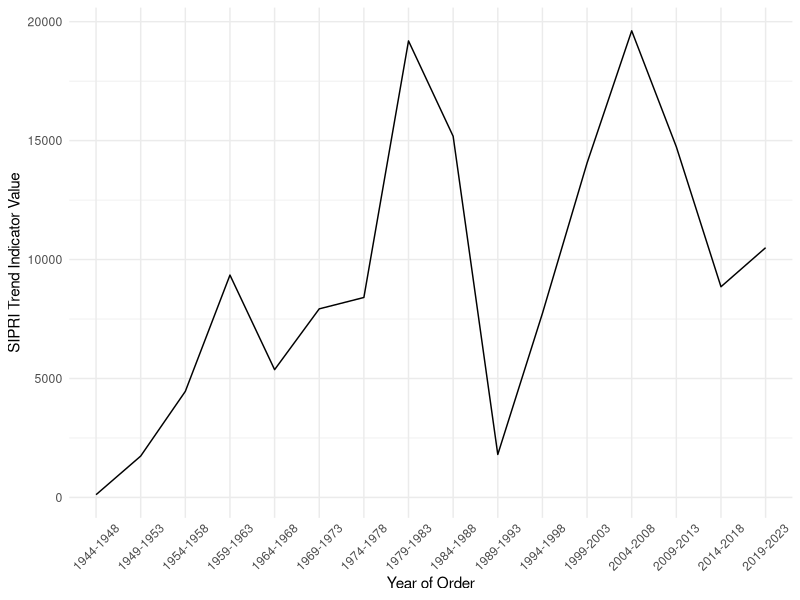
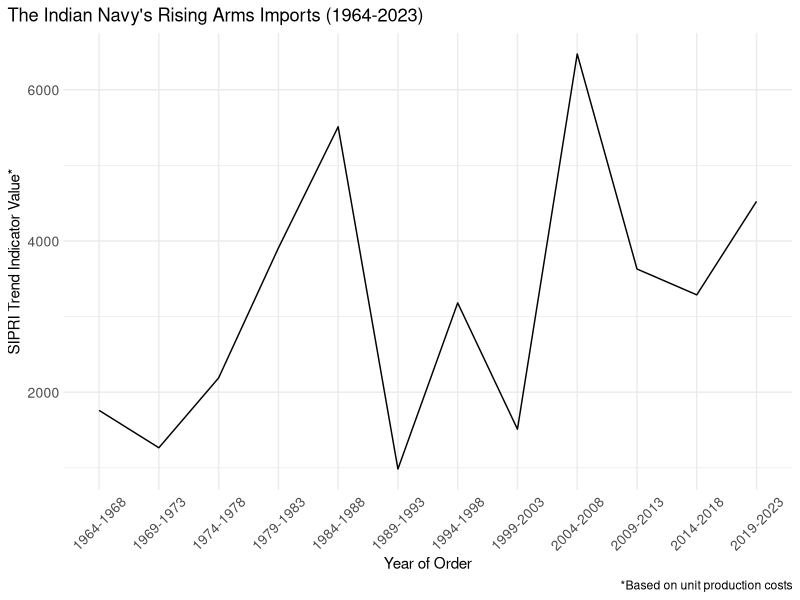
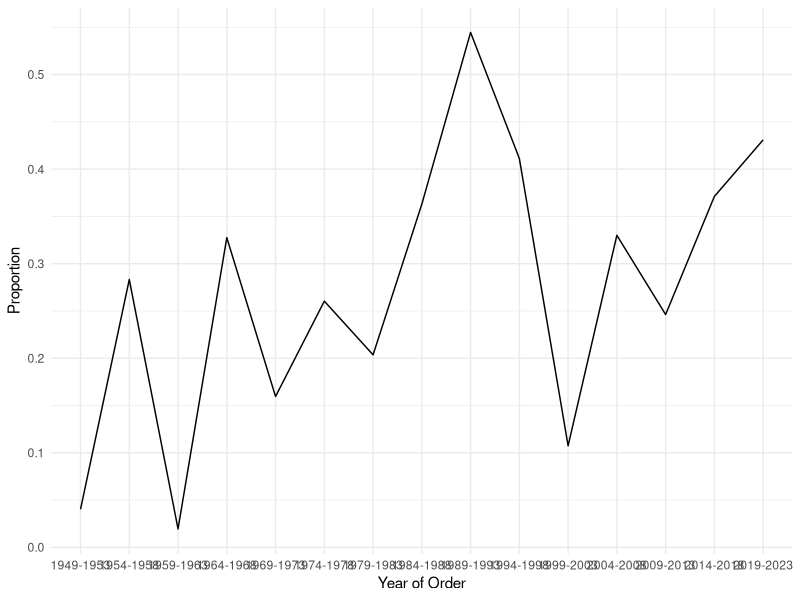
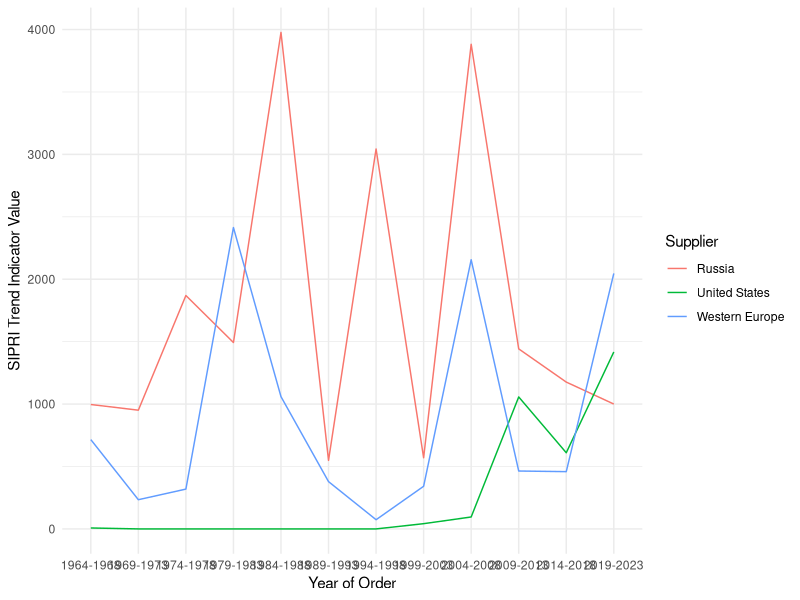
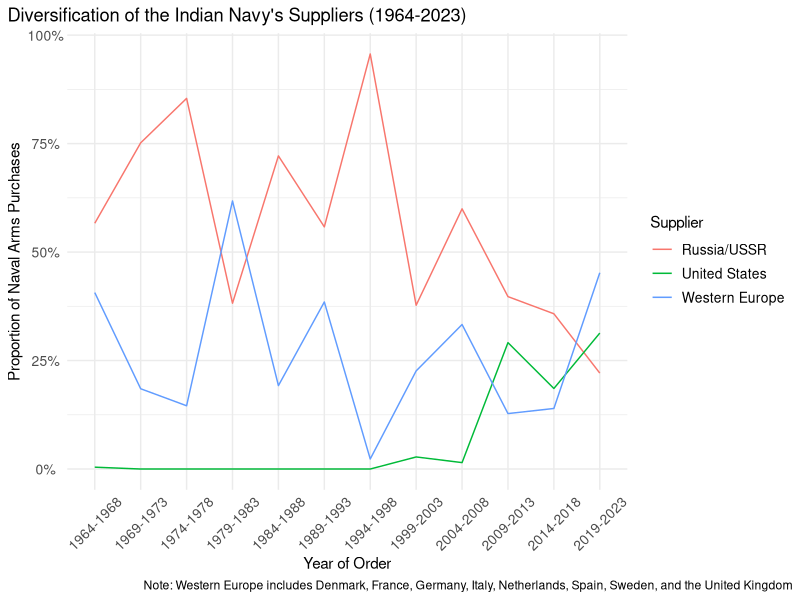
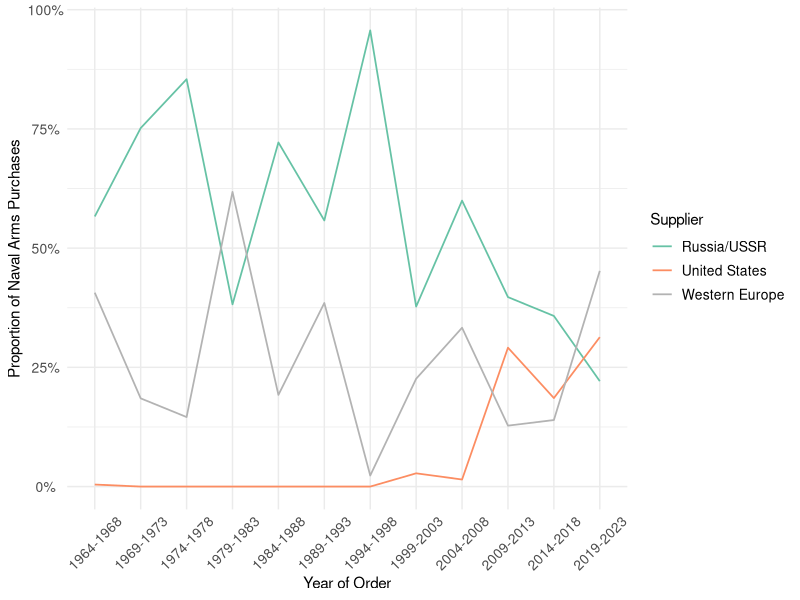
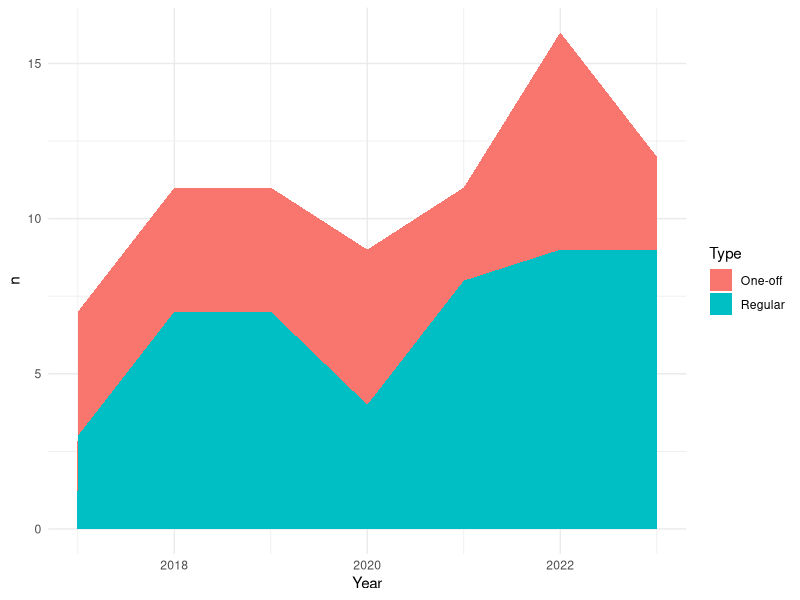
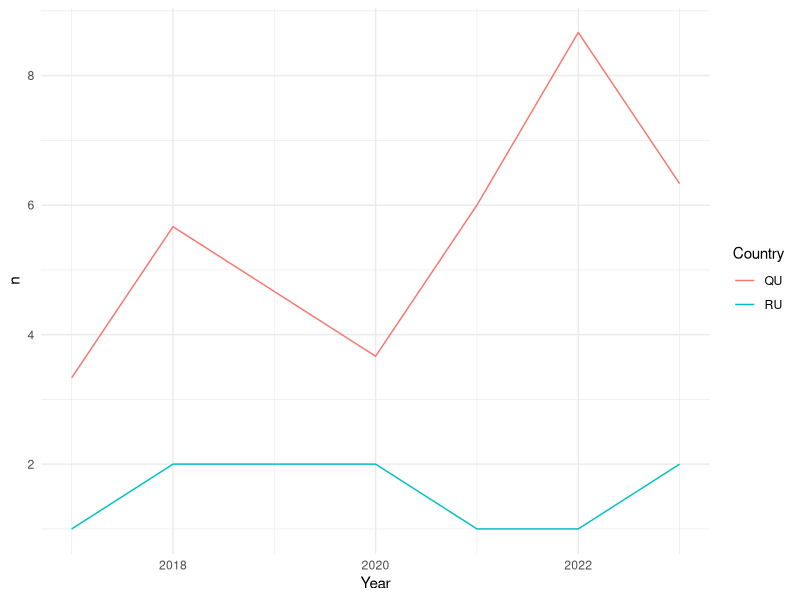

Source code (R) for these figures, in order:
## ---- chunk 1
library(readxl)
library(tidyverse)
## ---- chunk 2
# arms import data
arms <- read_csv("../Data/ArmsImports.csv", locale = locale(encoding = "Latin1"), skip = 11)
arms <- filter(arms, !is.na(Category))
naval_arms <- subset(arms, Category %in% c("A", "B"))
## ---- chunk 3
arms %>%
  mutate(Period = floor((`Year of order` + 1) / 5)) %>%
  group_by(Period) %>%
  summarize(TIV = sum(`SIPRI TIV for total order`)) %>%
  mutate(Period = factor(str_c(Period * 5 - 1, Period * 5 + 3, sep = "-"))) %>%
  ggplot(aes(x = Period, y = TIV, group = 1)) +
  geom_line() +
  xlab("Year of Order") +
  ylab("SIPRI Trend Indicator Value") +
  theme_minimal() %+replace%
  theme(axis.text.x = element_text(angle = 45))
## ---- chunk 4
naval_arms %>%
  filter(`Year of order` > 1963) %>%
  mutate(Period = floor((`Year of order` + 1) / 5)) %>%
  group_by(Period) %>%
  summarize(TIV = sum(`SIPRI TIV for total order`)) %>%
  mutate(Period = factor(str_c(Period * 5 - 1, Period * 5 + 3, sep = "-"))) %>%
  ggplot(aes(x = Period, y = TIV, group = 1)) +
  geom_line() +
  ggtitle("The Indian Navy's Rising Arms Imports (1964-2023)") +
  labs(caption = "*Based on unit production costs") +
  xlab("Year of Order") +
  ylab("SIPRI Trend Indicator Value*") +
  theme_minimal() %+replace%
  theme(plot.title.position = "plot",
        axis.text.x = element_text(size = 10, angle = 45),
        axis.text.y = element_text(size = 10),
        legend.text = element_text(size = 10))
ggsave("../Images/arms_total.jpg")
ggsave("../Images/arms_total_presentation.jpg", width = 9.5, height = 4.2)
## ---- chunk 5
arms %>%
  filter(`Year of order` > 1948) %>%
  mutate(Period = floor((`Year of order` + 1) / 5)) %>%
  group_by(Period, Category) %>%
  summarize(TIV = sum(`SIPRI TIV for total order`)) %>%
  pivot_wider(id_cols = Period, names_from = Category, values_from = TIV, values_fill = 0) %>%
  mutate(Naval = A + B,
         Total = A + B + C + D + E,
         Proportion = Naval / Total) %>%
  mutate(Period = factor(str_c(Period * 5 - 1, Period * 5 + 3, sep = "-"))) %>%
  ggplot(aes(x = Period, y = Proportion, group = 1)) +
  geom_line() +
  xlab("Year of Order") +
  theme_minimal()
## ---- chunk 6
naval_arms %>%
  filter(`Year of order` > 1963) %>%
  mutate(Period = floor((`Year of order` + 1) / 5),
         Supplier = case_when(str_detect(Supplier, "Denmark|France|Germany|Italy|Netherlands|Spain|Sweden|United Kingdom") ~ "Western Europe",
                              Supplier == "Soviet Union" ~ "Russia",
                              TRUE ~ Supplier)) %>%
  group_by(Period, Supplier) %>%
  summarize(TIV = sum(`SIPRI TIV for total order`)) %>%
  filter(Supplier %in% c("Russia", "United States", "Western Europe")) %>%
  pivot_wider(names_from = Supplier, values_from = TIV, values_fill = 0) %>%
  pivot_longer(-Period, names_to = "Supplier", values_to = "TIV") %>%
  mutate(Period = factor(str_c(Period * 5 - 1, Period * 5 + 3, sep = "-"))) %>%
  ggplot(aes(x = Period, y = TIV, color = Supplier, group = Supplier)) +
  geom_line() +
  xlab("Year of Order") +
  ylab("SIPRI Trend Indicator Value") +
  theme_minimal()
## ---- chunk 7
naval_arms %>%
  filter(`Year of order` > 1963) %>%
  mutate(Period = floor((`Year of order` + 1) / 5),
         Supplier = case_when(str_detect(Supplier, "Denmark|France|Germany|Italy|Netherlands|Spain|Sweden|United Kingdom") ~ "Western Europe",
                              Supplier %in% c("Russia", "Soviet Union") ~ "Russia/USSR",
                              TRUE ~ Supplier)) %>%
  group_by(Period, Supplier) %>%
  summarize(TIV = sum(`SIPRI TIV for total order`)) %>%
  group_by(Period) %>%
  mutate(TIV = TIV / sum(TIV)) %>%
  filter(Supplier %in% c("Russia/USSR", "United States", "Western Europe")) %>%
  pivot_wider(names_from = Supplier, values_from = TIV, values_fill = 0) %>%
  pivot_longer(-Period, names_to = "Supplier", values_to = "TIV") %>%
  mutate(Period = factor(str_c(Period * 5 - 1, Period * 5 + 3, sep = "-"))) %>%
  ggplot(aes(x = Period, y = TIV, color = Supplier, group = Supplier)) +
  geom_line() +
  ggtitle("Diversification of the Indian Navy's Suppliers (1964-2023)") +
  labs(caption = "Note: Western Europe includes Denmark, France, Germany, Italy, Netherlands, Spain, Sweden, and the United Kingdom") +
  xlab("Year of Order") +
  ylab("Proportion of Naval Arms Purchases") +
  scale_y_continuous(labels = scales::percent) +
  theme_minimal() %+replace%
  theme(plot.title.position = "plot",
        plot.caption.position = "plot",
        axis.text.x = element_text(size = 10, angle = 45),
        axis.text.y = element_text(size = 10),
        legend.text = element_text(size = 10))
ggsave("../Images/arms_proportion.jpg", width = 7.5, height = 4.5)
## ---- chunk 8
naval_arms %>%
  filter(`Year of order` > 1963) %>%
  mutate(Period = floor((`Year of order` + 1) / 5),
         Supplier = case_when(str_detect(Supplier, "Denmark|France|Germany|Italy|Netherlands|Spain|Sweden|United Kingdom") ~ "Western Europe",
                              Supplier %in% c("Russia", "Soviet Union") ~ "Russia/USSR",
                              TRUE ~ Supplier)) %>%
  group_by(Period, Supplier) %>%
  summarize(TIV = sum(`SIPRI TIV for total order`)) %>%
  group_by(Period) %>%
  mutate(TIV = TIV / sum(TIV)) %>%
  filter(Supplier %in% c("Russia/USSR", "United States", "Western Europe")) %>%
  pivot_wider(names_from = Supplier, values_from = TIV, values_fill = 0) %>%
  pivot_longer(-Period, names_to = "Supplier", values_to = "TIV") %>%
  mutate(Period = factor(str_c(Period * 5 - 1, Period * 5 + 3, sep = "-"))) %>%
  ggplot(aes(x = Period, y = TIV, color = Supplier, group = Supplier)) +
  geom_line(linewidth = 0.6) +
  xlab("Year of Order") +
  ylab("Proportion of Naval Arms Purchases") +
  scale_y_continuous(labels = scales::percent) +
  scale_color_manual(values = c("#66C2A5", "#FC8D62", "#B3B3B3")) +
  theme_minimal() %+replace%
  theme(plot.title.position = "plot",
        plot.caption.position = "plot",
        axis.text.x = element_text(size = 10, angle = 45),
        axis.text.y = element_text(size = 10),
        legend.text = element_text(size = 10))
ggsave("../Images/arms_proportion_infographic.jpg", width = 9.5, height = 4)
## ---- chunk 9
naval_arms %>%
  filter(`Year of order` > 2018) %>%
  group_by(Supplier) %>%
  summarize(TIV = sum(`SIPRI TIV for total order`)) %>%
  mutate(TIV = TIV / sum(TIV))
## ---- chunk 10
Russia <- naval_arms %>%
  filter(Supplier %in% c("Soviet Union", "Russia"))
## ---- chunk 11
exercises <- read_xlsx("../Data/Exercises.xlsx", sheet = "Sheet2")
exercises <- exercises[1:81, 1:13]
## ---- chunk 12
exercises %>%
  filter(Year != 2024) %>%
  count(Year, Type) %>%
  ggplot(aes(x = Year, y = n, fill = Type)) +
  geom_area(position = "stack") +
  theme_minimal()
## ---- chunk 13
exercises %>%
  filter(Year != 2024) %>%
  mutate(RU = if_else(str_detect(Partners, "RU"), 1, 0),
         AU = if_else(str_detect(Partners, "AU"), 1, 0),
         JP = if_else(str_detect(Partners, "JP"), 1, 0),
         US = if_else(str_detect(Partners, "US"), 1, 0)) %>%
  group_by(Year) %>%
  summarize(across(RU:US, sum)) %>%
  mutate(QU = (AU + JP + US) / 3) %>%
  select(Year, RU, QU) %>%
  pivot_longer(-Year, names_to = "Country", values_to = "n") %>%
  ggplot(aes(x = Year, y = n, color = Country)) +
  geom_line() +
  scale_y_continuous(breaks = scales::pretty_breaks()) +
  theme_minimal()
## ---- chunk 14
exercises %>%
  mutate(Participants = case_when(str_count(Partners, "AU|JP|US") < NumPartners ~ "Quad+",
                                  str_detect(Partners, "AU|JP|US") ~ "Quad",
                                  TRUE ~ NA)) %>%
  filter(!is.na(Participants), is.na(Phase) | Phase == 1) %>%
  count(Year, Participants) %>%
  ggplot(aes(x = Year, y = n, fill = Participants)) +
  geom_area(position = "stack") +
  theme_minimal()
## ---- chunk 15
exercises %>%
  mutate(NumPartners = case_when(NumPartners == 1 ~ "1",
                                 NumPartners < 10 ~ "2-9",
                                 TRUE ~ "10+")) %>%
  count(Year, NumPartners) %>%
  ggplot(aes(x = Year, y = n, color = NumPartners)) +
  geom_line() +
  scale_y_continuous(breaks = scales::pretty_breaks()) +
  theme_minimal()
## ---- chunk 16
exercises %>%
  filter(Year != 2024) %>%
  mutate(RU = if_else(str_detect(Partners, "RU"), 1, 0),
         AU = if_else(str_detect(Partners, "AU"), 1, 0),
         JP = if_else(str_detect(Partners, "JP"), 1, 0),
         US = if_else(str_detect(Partners, "US"), 1, 0)) %>%
  group_by(Year) %>%
  summarize(across(RU:US, sum)) %>%
  pivot_longer(-Year, names_to = "Partner", values_to = "n") %>%
  mutate(Partner = factor(case_when(Partner == "AU" ~ "Australia",
                                    Partner == "JP" ~ "Japan",
                                    Partner == "US" ~ "United States",
                                    Partner == "RU" ~ "Russia"),
                          levels = c("Australia", "Japan", "United States", "Russia"))) %>%
  ggplot(aes(x = factor(Year), y = n, fill = Partner)) +
  geom_col(position = "dodge") +
  # ggtitle("Indian Navy: Average Number of Joint Exercises Per Year (2017-2023)") +
  scale_y_continuous("Number of Exercises", breaks = scales::pretty_breaks()) +
  scale_fill_manual(values = c("#8DA0CB", "#E78AC3", "#FC8D62", "#66C2A5")) +
  theme_minimal() %+replace%
  theme(plot.title.position = "plot",
        axis.title.x = element_blank(),
        axis.text = element_text(size = 10),
        legend.position = "bottom",
        legend.title = element_blank())
ggsave("../Images/exercises_average.jpg", height = 4, width = 4.1)
## ---- chunk 17
exercises %>%
  filter(Type == "Regular") %>%
  mutate(Name = case_when(Name == "CUTLASS EXPRESS" ~ "IMX/CE",
                          str_detect(Name, "INDRA") ~ "INDRA",
                          TRUE ~ Name),
         Alignment = case_when(str_detect(Name, "INDRA|VOSTOK") ~ "Russia",
                               str_detect(Name, "KOMODO|MILAN") ~ "Multilateral",
                               str_detect(Name, "IMX/CE|LA PEROUSE|KAKADU|RIMPAC|SEA DRAGON") ~ "Quad+",
                               TRUE ~ "Quad")) %>%
  count(Year, Name, Alignment) %>%
  mutate(across(everything(), factor)) %>%
  ggplot(aes(x = Year, y = fct_reorder(fct_rev(Name), as.integer(Alignment), .desc = TRUE), color = Alignment)) +
  geom_point(size = 3) +
  ggtitle("Regular Exercises with Quad Members and Russia (2017-March 2024)") +
  labs(subtitle = "EXERCISE",
       caption = "\n\n\n\n\n\n\n\n\n\n\nNote: Only years confirmed by press releases or news articles are shown") +
  scale_color_discrete(name = "Key", 
                       labels = c(
                         "Multilateral: Including Russia and at least one Quad country                                                   ", 
                         "Quad: Some or all Quad countries", 
                         "Quad+: At least one Quad country and one other country", 
                         "Russia"
                        )) +
  guides(color = guide_legend(ncol = 1)) +
  theme_minimal() %+replace%
  theme(plot.title.position = "plot",
        plot.caption.position = "plot",
        plot.subtitle = element_text(size = 10, hjust = 0.085, face = "italic"),
        axis.title = element_blank(),
        axis.text = element_text(size = 10),
        legend.text = element_text(size = 10),
        legend.position = c(-0.2, -0.1),
        legend.justification = c(0, 1),
        legend.background = element_rect(color = "black", fill = "white"))
ggsave("../Images/exercises_regular.jpg", height = 5.5)
## ---- chunk 18
exercises %>%
  filter(Type == "Regular") %>%
  mutate(Name = case_when(Name == "CUTLASS EXPRESS" ~ "IMX/CE",
                          str_detect(Name, "INDRA") ~ "INDRA",
                          TRUE ~ Name),
         Alignment = case_when(str_detect(Name, "INDRA|VOSTOK") ~ "Russia",
                               str_detect(Name, "KOMODO|MILAN") ~ "Multilateral",
                               str_detect(Name, "IMX/CE|LA PEROUSE|KAKADU|RIMPAC|SEA DRAGON") ~ "Quad+",
                               TRUE ~ "Quad"),
         ShipsPerParticipant = TotalShips / (NumPartners + 1)) %>%
  group_by(Year, Name) %>%
  summarize(ShipsPerParticipant = mean(ShipsPerParticipant, na.rm = TRUE), Alignment = Alignment[1]) %>%
  mutate(across(-ShipsPerParticipant, factor)) %>%
  drop_na() %>%
  ggplot(aes(x = Year, y = fct_reorder(Name, as.integer(Alignment), .desc = TRUE), color = Alignment, size = ShipsPerParticipant)) +
  geom_point() +
  theme_minimal()
## ---- chunk 19
exercises %>%
  filter(Name %in% c("PASSEX", "MPX"))
